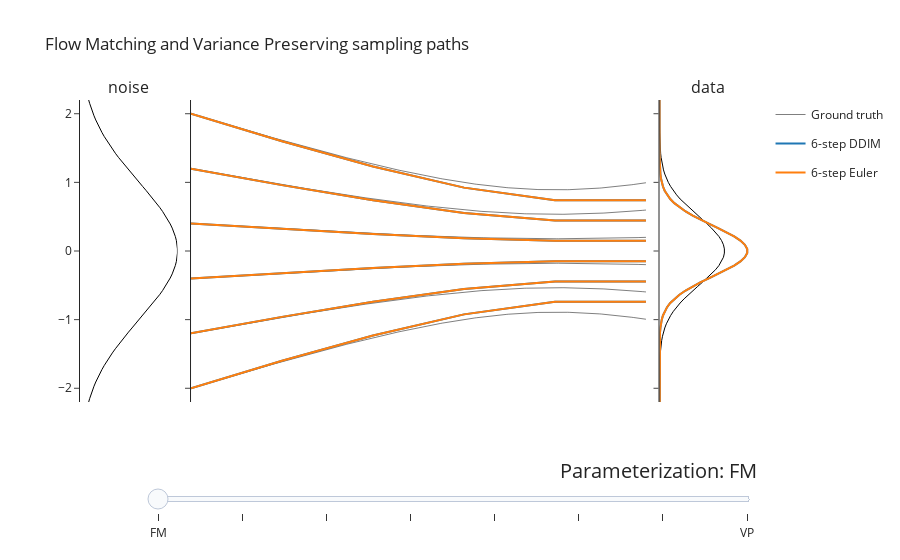

Notebook cell for this chart:
### Code cell
import plotly.graph_objects as go
import numpy as np
from plotly.subplots import make_subplots
import scipy

import jax
from jax import numpy as jnp


variance_preserving = lambda logsnr, t: ((1 + jnp.exp(-logsnr)) ** -0.5, (1 + jnp.exp(logsnr)) ** -0.5)
subvariance = lambda lognsr, t: (1. - t + 1e-9, t)

def interp_alpha_sigma(interp):
  def alpha_sigma(logsnr, t):
    alpha1, sigma1 = variance_preserving(logsnr, t)
    alpha2, sigma2 = subvariance(logsnr, t)
    alpha = interp * alpha1 + (1. - interp) * alpha2
    sigma = interp * sigma1 + (1. - interp) * sigma2
    return alpha, sigma
  return alpha_sigma

def make_plot(x_mean=0., x_var=0.001, alpha_sigmas=(variance_preserving,), title=""):
  int_steps = 6
  n_rows = len(alpha_sigmas)
  # Create figure with subplots
  fig = go.Figure()
  fig = make_subplots(rows=n_rows, cols=3,
                      specs=[[{"type": "scatter"}, {"type": "scatter"}, {"type": "scatter"}],] * n_rows,
                      subplot_titles=['noise', '', 'data'],
                      column_widths=[0.15, 0.7, 0.15],
                      shared_xaxes=False, shared_yaxes=True,
                      horizontal_spacing=0.02, vertical_spacing=0.05)

  ys = jnp.linspace(-3., 3., 100)
  eps_dist = scipy.stats.norm.pdf(ys) / scipy.stats.norm.pdf(0.)
  x_norm = scipy.stats.norm.pdf(0., loc=0., scale=x_var ** 0.5) * 1.5
  x_dist = scipy.stats.norm.pdf(ys, loc=0., scale=x_var ** 0.5) / x_norm


  # Add marginal distributions
  for row in range(1, 1 + n_rows):
    fig.add_trace(go.Scatter(x=eps_dist, y=ys, line=dict(color='black', width=1.), mode='lines', showlegend=False, hoverinfo='skip'), row=row, col=1)
    fig.add_trace(go.Scatter(x=x_dist, y=ys, line=dict(color='black', width=1.), mode='lines', showlegend=False, hoverinfo='skip'), row=row, col=3)


  start_points = jnp.linspace(-2., 2., num=6)
  
  schedule = lambda t: -2. * (jnp.log(t + 1e-6) - jnp.log(1. + 1e-6 - t))
  
  for row, alpha_sigma in zip(range(1, 1 + n_rows), alpha_sigmas):
    tts = jnp.linspace(0., 1., num=256)[::-1]
    ts = tts[:-1]
    ss = tts[1:]
    z = start_points
    zs = [start_points]
    for t, s in zip(ts, ss):
      logsnr_t = schedule(t)
      logsnr_s = schedule(s)
      alpha_t, sigma_t = alpha_sigma(logsnr_t, t)
      alpha_s, sigma_s = alpha_sigma(logsnr_s, s)
      beta2_t = (1 + jnp.exp(-logsnr_t - jnp.log(x_var))) ** -1

      pred_x = beta2_t * (z / alpha_t - x_mean) + x_mean
      pred_eps = (z - alpha_t * pred_x) / sigma_t

      z_s = alpha_s * pred_x + sigma_s * pred_eps
      zs.append(z_s)
      z = z_s

    zs = jnp.stack(zs)

    for i in range(zs.shape[1]):
      fig.add_trace(go.Scatter(x=1. - tts, y=zs[:, i], mode='lines', opacity=0.5, line=dict(color='black', width=1.), showlegend=i == 0 and row == 1, name="Ground truth", legendgroup='ground-truth', hoverinfo='skip'), row=row, col=2)

    tts = jnp.linspace(0., 1., num=int_steps)[::-1]
    ts = tts[:-1]
    ss = tts[1:]
    z = start_points
    zs = [start_points]

    z_mean = 0.
    z_var = 1.

    for t, s in zip(ts, ss):
      logsnr_t = schedule(t)
      logsnr_s = schedule(s)
      alpha_t, sigma_t = alpha_sigma(logsnr_t, t)
      alpha_s, sigma_s = alpha_sigma(logsnr_s, s)
      beta2_t = (1 + jnp.exp(-logsnr_t - jnp.log(x_var))) ** -1
      pred_x = beta2_t * (z / alpha_t - x_mean) + x_mean
      pred_eps = (z - alpha_t * pred_x) / sigma_t 
      z_s = alpha_s * pred_x + sigma_s * pred_eps

      pred_x = beta2_t * (z_mean / alpha_t - x_mean) + x_mean
      pred_eps = (z_mean - alpha_t * pred_x) / sigma_t 
      z_mean = alpha_s * pred_x + sigma_s * pred_eps
      z_var = (alpha_s * beta2_t / alpha_t + sigma_s / sigma_t * (1. - beta2_t)) ** 2. * z_var
      zs.append(z_s)
      z = z_s
    z0_dist = scipy.stats.norm.pdf(ys, loc=z_mean, scale=z_var ** 0.5) / x_norm
    fig.add_trace(go.Scatter(x=z0_dist, y=ys, mode='lines', line=dict(color='#1f77b4', width=2.), showlegend=False, legendgroup='ddim', hoverinfo='skip'), row=row, col=3)

    zs = jnp.stack(zs)

    for i in range(zs.shape[1]):
      fig.add_trace(go.Scatter(x=1. - tts, y=zs[:, i], mode='lines', line=dict(color='#1f77b4', width=2.), showlegend=i == 0 and row == 1, name='6-step DDIM', legendgroup='ddim', hoverinfo='skip'), row=row, col=2)

    tts = jnp.linspace(0., 1., num=int_steps)[::-1]
    ts = tts[:-1]
    ss = tts[1:]
    z = start_points
    zs = [start_points]
    z_mean = 0.
    z_var = 1.

    for t, s in zip(ts, ss):
      logsnr_t = schedule(t)
      logsnr_s = schedule(s)
      (alpha_t, sigma_t), (alpha_dt, sigma_dt) = jax.jvp(lambda t: alpha_sigma(schedule(t), t), (t,), (jnp.ones_like(t),))
      alpha_s, sigma_s = alpha_sigma(logsnr_s, s)
      beta2_t = (1 + jnp.exp(-logsnr_t - jnp.log(x_var))) ** -1
      pred_x = beta2_t * (z / alpha_t - x_mean) + x_mean
      pred_eps = (z - alpha_t * pred_x) / sigma_t
      z_s = z + (alpha_dt * pred_x + sigma_dt * pred_eps) * (s - t)
      pred_x = beta2_t * (z_mean / alpha_t - x_mean) + x_mean
      pred_eps = (z_mean - alpha_t * pred_x) / sigma_t 
      z_mean = z_mean + (alpha_dt * pred_x + sigma_dt * pred_eps) * (s - t)
      z_var = (1. + (alpha_dt * beta2_t / alpha_t + sigma_dt / sigma_t * (1. - beta2_t)) * (s - t)) ** 2. * z_var
      zs.append(z_s)
      z = z_s

    zs = jnp.stack(zs)

    z0_dist = scipy.stats.norm.pdf(ys, loc=z_mean, scale=z_var ** 0.5) / x_norm
    print(z_mean, z_var)
    fig.add_trace(go.Scatter(x=z0_dist, y=ys, mode='lines', line=dict(color='#FF7F0e', width=2.), showlegend=False, legendgroup='euler', hoverinfo='skip'), row=row, col=3)

    for i in range(zs.shape[1]):
      fig.add_trace(go.Scatter(x=1. - tts, y=zs[:, i], mode='lines', line=dict(color='#FF7F0e', width=2.), showlegend=i == 0 and row == 1, name='6-step Euler', legendgroup='euler', hoverinfo='skip'), row=row, col=2)


  # Update layout
  fig.update_layout(
      title=title,
      template='simple_white',
      showlegend=True,
      yaxis=dict(range=[-2.2, 2.2], fixedrange=True),
      yaxis4=dict(range=[-2.2, 2.2], fixedrange=True),
      xaxis1=dict(visible=False, range=[0., 1.]),
      xaxis2=dict(visible=False),
      xaxis3=dict(visible=False, range=[0., 1.]),
      xaxis4=dict(visible=False, range=[0., 1.]),
      xaxis5=dict(visible=False),
      xaxis6=dict(visible=False, range=[0., 1.]),
      
  )
  return fig
title = 'Flow Matching and Variance Preserving sampling paths'

fig = make_plot(x_mean=0., x_var=0.25, alpha_sigmas=[subvariance], title=title)

x_vars = np.linspace(0., 1., 8)
plots = [make_plot(x_mean=0., x_var=0.25, alpha_sigmas=[interp_alpha_sigma(x_var)], title=title) for x_var in x_vars]


sliders_dict = {
    "active": 0,
    "yanchor": "top",
    "xanchor": "left",
    "currentvalue": {
        "font": {"size": 20},
        "prefix": "Parameterization: ",
        "visible": True,
        "xanchor": "right"
    },
    "transition": {"duration": 300, "easing": "cubic-in-out"},
    "pad": {"b": 10, "t": 50},
    "len": 0.9,
    "x": 0.1,
    "y": 0,
    "steps": []
}

for i, x_var in enumerate(x_vars):
    i = str(i)
    step_dict = {"args": [
        [i],
        {"frame": {"duration": 30, "redraw": False},
         "mode": "immediate",
         "transition": {"duration": 30}}
    ],
        "label": '',
        "method": "animate"}
    sliders_dict['steps'].append(step_dict)
sliders_dict['steps'][0]['label'] = 'FM'
sliders_dict['steps'][-1]['label'] = 'VP'

fig.update(frames=[go.Frame(
                        name=str(i),
                        data=plot.data,
                        traces=list(range(len(fig.data)))) # fig.data[1] is updated by each frame
        for i, plot in enumerate(plots)])

fig.update_layout(sliders=[sliders_dict])

fig.show()
print("Straight to a point is not the same as straight between distributions")


fig.write_html('../assets/html/2025-04-28-distill-example/interactive_alpha_sigma.html', include_plotlyjs="cdn")

### Figure 1 — Plotly figure (JSON) as saved in the notebook; plotly's stock layout.template omitted (floating-point values rounded to 4 significant figures; data arrays with more than 128 entries replaced by an {"elided": "..."} marker saying what was removed)
{"data": [{"hoverinfo": "skip", "line": {"color": "black", "width": 1}, "mode": "lines", "showlegend": false, "type": "scatter", "x": [0.01111, 0.0133, 0.01586, 0.01885, 0.02232, 0.02634, 0.03096, 0.03625, 0.0423, 0.04917, 0.05696, 0.06573, 0.07557, 0.08658, 0.09881, 0.1124, 0.1273, 0.1437, 0.1617, 0.1811, 0.2022, 0.225, 0.2494, 0.2753, 0.3029, 0.3321, 0.3627, 0.3947, 0.4279, 0.4622, 0.4974, 0.5334, 0.5698, 0.6065, 0.6432, 0.6797, 0.7155, 0.7505, 0.7844, 0.8167, 0.8473, 0.8757, 0.9019, 0.9253, 0.946, 0.9635, 0.9778, 0.9886, 0.9959, 0.9995, 0.9995, 0.9959, 0.9886, 0.9778, 0.9635, 0.946, 0.9253, 0.9019, 0.8757, 0.8473, 0.8167, 0.7844, 0.7505, 0.7155, 0.6797, 0.6432, 0.6065, 0.5698, 0.5334, 0.4974, 0.4622, 0.4279, 0.3947, 0.3627, 0.3321, 0.3029, 0.2753, 0.2494, 0.225, 0.2022, 0.1811, 0.1617, 0.1437, 0.1273, 0.1124, 0.09881, 0.08658, 0.07557, 0.06573, 0.05696, 0.04917, 0.0423, 0.03625, 0.03096, 0.02634, 0.02232, 0.01885, 0.01586, 0.0133, 0.01111], "xaxis": "x", "y": [-3, -2.939, -2.879, -2.818, -2.758, -2.697, -2.636, -2.576, -2.515, -2.455, -2.394, -2.333, -2.273, -2.212, -2.152, -2.091, -2.03, -1.97, -1.909, -1.848, -1.788, -1.727, -1.667, -1.606, -1.545, -1.485, -1.424, -1.364, -1.303, -1.242, -1.182, -1.121, -1.061, -1, -0.9394, -0.8788, -0.8182, -0.7576, -0.697, -0.6364, -0.5758, -0.5152, -0.4545, -0.3939, -0.3333, -0.2727, -0.2121, -0.1515, -0.09091, -0.0303, 0.0303, 0.09091, 0.1515, 0.2121, 0.2727, 0.3333, 0.3939, 0.4545, 0.5152, 0.5758, 0.6364, 0.697, 0.7576, 0.8182, 0.8788, 0.9394, 1, 1.061, 1.121, 1.182, 1.242, 1.303, 1.364, 1.424, 1.485, 1.545, 1.606, 1.667, 1.727, 1.788, 1.848, 1.909, 1.97, 2.03, 2.091, 2.152, 2.212, 2.273, 2.333, 2.394, 2.455, 2.515, 2.576, 2.636, 2.697, 2.758, 2.818, 2.879, 2.939, 3], "yaxis": "y"}, {"hoverinfo": "skip", "line": {"color": "black", "width": 1}, "mode": "lines", "showlegend": false, "type": "scatter", "x": [1.015e-08, 2.086e-08, 4.222e-08, 8.423e-08, 1.656e-07, 3.207e-07, 6.121e-07, 1.151e-06, 2.134e-06, 3.898e-06, 7.016e-06, 1.244e-05, 2.175e-05, 3.745e-05, 6.356e-05, 0.0001063, 0.0001752, 0.0002845, 0.0004552, 0.0007178, 0.001115, 0.001708, 0.002577, 0.003832, 0.005615, 0.008107, 0.01153, 0.01617, 0.02234, 0.03042, 0.04081, 0.05395, 0.07028, 0.09022, 0.1141, 0.1423, 0.1748, 0.2115, 0.2523, 0.2966, 0.3435, 0.3921, 0.441, 0.4888, 0.5338, 0.5745, 0.6093, 0.6367, 0.6557, 0.6654, 0.6654, 0.6557, 0.6367, 0.6093, 0.5745, 0.5338, 0.4888, 0.441, 0.3921, 0.3435, 0.2966, 0.2523, 0.2115, 0.1748, 0.1423, 0.1141, 0.09022, 0.07028, 0.05395, 0.04081, 0.03042, 0.02234, 0.01617, 0.01153, 0.008107, 0.005615, 0.003832, 0.002577, 0.001708, 0.001115, 0.0007178, 0.0004552, 0.0002845, 0.0001752, 0.0001063, 6.356e-05, 3.745e-05, 2.175e-05, 1.244e-05, 7.016e-06, 3.898e-06, 2.134e-06, 1.151e-06, 6.121e-07, 3.207e-07, 1.656e-07, 8.423e-08, 4.222e-08, 2.086e-08, 1.015e-08], "xaxis": "x3", "y": [-3, -2.939, -2.879, -2.818, -2.758, -2.697, -2.636, -2.576, -2.515, -2.455, -2.394, -2.333, -2.273, -2.212, -2.152, -2.091, -2.03, -1.97, -1.909, -1.848, -1.788, -1.727, -1.667, -1.606, -1.545, -1.485, -1.424, -1.364, -1.303, -1.242, -1.182, -1.121, -1.061, -1, -0.9394, -0.8788, -0.8182, -0.7576, -0.697, -0.6364, -0.5758, -0.5152, -0.4545, -0.3939, -0.3333, -0.2727, -0.2121, -0.1515, -0.09091, -0.0303, 0.0303, 0.09091, 0.1515, 0.2121, 0.2727, 0.3333, 0.3939, 0.4545, 0.5152, 0.5758, 0.6364, 0.697, 0.7576, 0.8182, 0.8788, 0.9394, 1, 1.061, 1.121, 1.182, 1.242, 1.303, 1.364, 1.424, 1.485, 1.545, 1.606, 1.667, 1.727, 1.788, 1.848, 1.909, 1.97, 2.03, 2.091, 2.152, 2.212, 2.273, 2.333, 2.394, 2.455, 2.515, 2.576, 2.636, 2.697, 2.758, 2.818, 2.879, 2.939, 3], "yaxis": "y3"}, {"hoverinfo": "skip", "legendgroup": "ground-truth", "line": {"color": "black", "width": 1}, "mode": "lines", "name": "Ground truth", "opacity": 0.5, "showlegend": true, "type": "scatter", "x": {"elided": "256 float values"}, "xaxis": "x2", "y": {"elided": "256 float values"}, "yaxis": "y2"}, {"hoverinfo": "skip", "legendgroup": "ground-truth", "line": {"color": "black", "width": 1}, "mode": "lines", "name": "Ground truth", "opacity": 0.5, "showlegend": false, "type": "scatter", "x": {"elided": "256 float values"}, "xaxis": "x2", "y": {"elided": "256 float values"}, "yaxis": "y2"}, {"hoverinfo": "skip", "legendgroup": "ground-truth", "line": {"color": "black", "width": 1}, "mode": "lines", "name": "Ground truth", "opacity": 0.5, "showlegend": false, "type": "scatter", "x": {"elided": "256 float values"}, "xaxis": "x2", "y": {"elided": "256 float values"}, "yaxis": "y2"}, {"hoverinfo": "skip", "legendgroup": "ground-truth", "line": {"color": "black", "width": 1}, "mode": "lines", "name": "Ground truth", "opacity": 0.5, "showlegend": false, "type": "scatter", "x": {"elided": "256 float values"}, "xaxis": "x2", "y": {"elided": "256 float values"}, "yaxis": "y2"}, {"hoverinfo": "skip", "legendgroup": "ground-truth", "line": {"color": "black", "width": 1}, "mode": "lines", "name": "Ground truth", "opacity": 0.5, "showlegend": false, "type": "scatter", "x": {"elided": "256 float values"}, "xaxis": "x2", "y": {"elided": "256 float values"}, "yaxis": "y2"}, {"hoverinfo": "skip", "legendgroup": "ground-truth", "line": {"color": "black", "width": 1}, "mode": "lines", "name": "Ground truth", "opacity": 0.5, "showlegend": false, "type": "scatter", "x": {"elided": "256 float values"}, "xaxis": "x2", "y": {"elided": "256 float values"}, "yaxis": "y2"}, {"hoverinfo": "skip", "legendgroup": "ddim", "line": {"color": "#1f77b4", "width": 2}, "mode": "lines", "showlegend": false, "type": "scatter", "x": [4.188e-15, 1.568e-14, 5.713e-14, 2.027e-13, 6.998e-13, 2.352e-12, 7.695e-12, 2.451e-11, 7.598e-11, 2.293e-10, 6.735e-10, 1.926e-09, 5.361e-09, 1.453e-08, 3.831e-08, 9.836e-08, 2.458e-07, 5.98e-07, 1.416e-06, 3.264e-06, 7.324e-06, 1.6e-05, 3.401e-05, 7.039e-05, 0.0001418, 0.0002781, 0.0005309, 0.0009865, 0.001784, 0.003142, 0.005385, 0.008984, 0.01459, 0.02306, 0.03549, 0.05317, 0.07752, 0.11, 0.152, 0.2045, 0.2677, 0.3411, 0.4232, 0.511, 0.6006, 0.6872, 0.7654, 0.8298, 0.8758, 0.8997, 0.8997, 0.8758, 0.8298, 0.7654, 0.6872, 0.6006, 0.511, 0.4232, 0.3411, 0.2677, 0.2045, 0.152, 0.11, 0.07752, 0.05317, 0.03549, 0.02306, 0.01459, 0.008984, 0.005385, 0.003142, 0.001784, 0.0009865, 0.0005309, 0.0002781, 0.0001418, 7.039e-05, 3.401e-05, 1.6e-05, 7.324e-06, 3.264e-06, 1.416e-06, 5.98e-07, 2.458e-07, 9.836e-08, 3.831e-08, 1.453e-08, 5.361e-09, 1.926e-09, 6.735e-10, 2.293e-10, 7.598e-11, 2.451e-11, 7.695e-12, 2.352e-12, 6.998e-13, 2.027e-13, 5.713e-14, 1.568e-14, 4.188e-15], "xaxis": "x3", "y": [-3, -2.939, -2.879, -2.818, -2.758, -2.697, -2.636, -2.576, -2.515, -2.455, -2.394, -2.333, -2.273, -2.212, -2.152, -2.091, -2.03, -1.97, -1.909, -1.848, -1.788, -1.727, -1.667, -1.606, -1.545, -1.485, -1.424, -1.364, -1.303, -1.242, -1.182, -1.121, -1.061, -1, -0.9394, -0.8788, -0.8182, -0.7576, -0.697, -0.6364, -0.5758, -0.5152, -0.4545, -0.3939, -0.3333, -0.2727, -0.2121, -0.1515, -0.09091, -0.0303, 0.0303, 0.09091, 0.1515, 0.2121, 0.2727, 0.3333, 0.3939, 0.4545, 0.5152, 0.5758, 0.6364, 0.697, 0.7576, 0.8182, 0.8788, 0.9394, 1, 1.061, 1.121, 1.182, 1.242, 1.303, 1.364, 1.424, 1.485, 1.545, 1.606, 1.667, 1.727, 1.788, 1.848, 1.909, 1.97, 2.03, 2.091, 2.152, 2.212, 2.273, 2.333, 2.394, 2.455, 2.515, 2.576, 2.636, 2.697, 2.758, 2.818, 2.879, 2.939, 3], "yaxis": "y3"}, {"hoverinfo": "skip", "legendgroup": "ddim", "line": {"color": "#1f77b4", "width": 2}, "mode": "lines", "name": "6-step DDIM", "showlegend": true, "type": "scatter", "x": [0, 0.2, 0.4, 0.6, 0.8, 1], "xaxis": "x2", "y": [-2, -1.6, -1.231, -0.9231, -0.7385, -0.7385], "yaxis": "y2"}, {"hoverinfo": "skip", "legendgroup": "ddim", "line": {"color": "#1f77b4", "width": 2}, "mode": "lines", "name": "6-step DDIM", "showlegend": false, "type": "scatter", "x": [0, 0.2, 0.4, 0.6, 0.8, 1], "xaxis": "x2", "y": [-1.2, -0.9601, -0.7385, -0.5539, -0.4431, -0.4431], "yaxis": "y2"}, {"hoverinfo": "skip", "legendgroup": "ddim", "line": {"color": "#1f77b4", "width": 2}, "mode": "lines", "name": "6-step DDIM", "showlegend": false, "type": "scatter", "x": [0, 0.2, 0.4, 0.6, 0.8, 1], "xaxis": "x2", "y": [-0.4, -0.32, -0.2462, -0.1846, -0.1477, -0.1477], "yaxis": "y2"}, {"hoverinfo": "skip", "legendgroup": "ddim", "line": {"color": "#1f77b4", "width": 2}, "mode": "lines", "name": "6-step DDIM", "showlegend": false, "type": "scatter", "x": [0, 0.2, 0.4, 0.6, 0.8, 1], "xaxis": "x2", "y": [0.4, 0.32, 0.2462, 0.1846, 0.1477, 0.1477], "yaxis": "y2"}, {"hoverinfo": "skip", "legendgroup": "ddim", "line": {"color": "#1f77b4", "width": 2}, "mode": "lines", "name": "6-step DDIM", "showlegend": false, "type": "scatter", "x": [0, 0.2, 0.4, 0.6, 0.8, 1], "xaxis": "x2", "y": [1.2, 0.9601, 0.7385, 0.5539, 0.4431, 0.4431], "yaxis": "y2"}, {"hoverinfo": "skip", "legendgroup": "ddim", "line": {"color": "#1f77b4", "width": 2}, "mode": "lines", "name": "6-step DDIM", "showlegend": false, "type": "scatter", "x": [0, 0.2, 0.4, 0.6, 0.8, 1], "xaxis": "x2", "y": [2, 1.6, 1.231, 0.9231, 0.7385, 0.7385], "yaxis": "y2"}, {"hoverinfo": "skip", "legendgroup": "euler", "line": {"color": "#FF7F0e", "width": 2}, "mode": "lines", "showlegend": false, "type": "scatter", "x": [4.188e-15, 1.568e-14, 5.713e-14, 2.027e-13, 6.998e-13, 2.352e-12, 7.695e-12, 2.451e-11, 7.598e-11, 2.293e-10, 6.736e-10, 1.926e-09, 5.361e-09, 1.453e-08, 3.831e-08, 9.836e-08, 2.458e-07, 5.98e-07, 1.416e-06, 3.264e-06, 7.324e-06, 1.6e-05, 3.401e-05, 7.039e-05, 0.0001418, 0.0002781, 0.0005309, 0.0009865, 0.001784, 0.003142, 0.005385, 0.008984, 0.01459, 0.02306, 0.03549, 0.05317, 0.07752, 0.11, 0.152, 0.2045, 0.2677, 0.3411, 0.4232, 0.511, 0.6006, 0.6872, 0.7654, 0.8298, 0.8758, 0.8997, 0.8997, 0.8758, 0.8298, 0.7654, 0.6872, 0.6006, 0.511, 0.4232, 0.3411, 0.2677, 0.2045, 0.152, 0.11, 0.07752, 0.05317, 0.03549, 0.02306, 0.01459, 0.008984, 0.005385, 0.003142, 0.001784, 0.0009865, 0.0005309, 0.0002781, 0.0001418, 7.039e-05, 3.401e-05, 1.6e-05, 7.324e-06, 3.264e-06, 1.416e-06, 5.98e-07, 2.458e-07, 9.836e-08, 3.831e-08, 1.453e-08, 5.361e-09, 1.926e-09, 6.736e-10, 2.293e-10, 7.598e-11, 2.451e-11, 7.695e-12, 2.352e-12, 6.998e-13, 2.027e-13, 5.713e-14, 1.568e-14, 4.188e-15], "xaxis": "x3", "y": [-3, -2.939, -2.879, -2.818, -2.758, -2.697, -2.636, -2.576, -2.515, -2.455, -2.394, -2.333, -2.273, -2.212, -2.152, -2.091, -2.03, -1.97, -1.909, -1.848, -1.788, -1.727, -1.667, -1.606, -1.545, -1.485, -1.424, -1.364, -1.303, -1.242, -1.182, -1.121, -1.061, -1, -0.9394, -0.8788, -0.8182, -0.7576, -0.697, -0.6364, -0.5758, -0.5152, -0.4545, -0.3939, -0.3333, -0.2727, -0.2121, -0.1515, -0.09091, -0.0303, 0.0303, 0.09091, 0.1515, 0.2121, 0.2727, 0.3333, 0.3939, 0.4545, 0.5152, 0.5758, 0.6364, 0.697, 0.7576, 0.8182, 0.8788, 0.9394, 1, 1.061, 1.121, 1.182, 1.242, 1.303, 1.364, 1.424, 1.485, 1.545, 1.606, 1.667, 1.727, 1.788, 1.848, 1.909, 1.97, 2.03, 2.091, 2.152, 2.212, 2.273, 2.333, 2.394, 2.455, 2.515, 2.576, 2.636, 2.697, 2.758, 2.818, 2.879, 2.939, 3], "yaxis": "y3"}, {"hoverinfo": "skip", "legendgroup": "euler", "line": {"color": "#FF7F0e", "width": 2}, "mode": "lines", "name": "6-step Euler", "showlegend": true, "type": "scatter", "x": [0, 0.2, 0.4, 0.6, 0.8, 1], "xaxis": "x2", "y": [-2, -1.6, -1.231, -0.9231, -0.7385, -0.7385], "yaxis": "y2"}, {"hoverinfo": "skip", "legendgroup": "euler", "line": {"color": "#FF7F0e", "width": 2}, "mode": "lines", "name": "6-step Euler", "showlegend": false, "type": "scatter", "x": [0, 0.2, 0.4, 0.6, 0.8, 1], "xaxis": "x2", "y": [-1.2, -0.9601, -0.7385, -0.5539, -0.4431, -0.4431], "yaxis": "y2"}, {"hoverinfo": "skip", "legendgroup": "euler", "line": {"color": "#FF7F0e", "width": 2}, "mode": "lines", "name": "6-step Euler", "showlegend": false, "type": "scatter", "x": [0, 0.2, 0.4, 0.6, 0.8, 1], "xaxis": "x2", "y": [-0.4, -0.32, -0.2462, -0.1846, -0.1477, -0.1477], "yaxis": "y2"}, {"hoverinfo": "skip", "legendgroup": "euler", "line": {"color": "#FF7F0e", "width": 2}, "mode": "lines", "name": "6-step Euler", "showlegend": false, "type": "scatter", "x": [0, 0.2, 0.4, 0.6, 0.8, 1], "xaxis": "x2", "y": [0.4, 0.32, 0.2462, 0.1846, 0.1477, 0.1477], "yaxis": "y2"}, {"hoverinfo": "skip", "legendgroup": "euler", "line": {"color": "#FF7F0e", "width": 2}, "mode": "lines", "name": "6-step Euler", "showlegend": false, "type": "scatter", "x": [0, 0.2, 0.4, 0.6, 0.8, 1], "xaxis": "x2", "y": [1.2, 0.9601, 0.7385, 0.5539, 0.4431, 0.4431], "yaxis": "y2"}, {"hoverinfo": "skip", "legendgroup": "euler", "line": {"color": "#FF7F0e", "width": 2}, "mode": "lines", "name": "6-step Euler", "showlegend": false, "type": "scatter", "x": [0, 0.2, 0.4, 0.6, 0.8, 1], "xaxis": "x2", "y": [2, 1.6, 1.231, 0.9231, 0.7385, 0.7385], "yaxis": "y2"}], "layout": {"annotations": [{"font": {"size": 16}, "showarrow": false, "text": "noise", "x": 0.072, "xanchor": "center", "xref": "paper", "y": 1, "yanchor": "bottom", "yref": "paper"}, {"font": {"size": 16}, "showarrow": false, "text": "data", "x": 0.928, "xanchor": "center", "xref": "paper", "y": 1, "yanchor": "bottom", "yref": "paper"}], "showlegend": true, "sliders": [{"active": 0, "currentvalue": {"font": {"size": 20}, "prefix": "Parameterization: ", "visible": true, "xanchor": "right"}, "len": 0.9, "pad": {"b": 10, "t": 50}, "steps": [{"args": [["0"], {"frame": {"duration": 30, "redraw": false}, "mode": "immediate", "transition": {"duration": 30}}], "label": "FM", "method": "animate"}, {"args": [["1"], {"frame": {"duration": 30, "redraw": false}, "mode": "immediate", "transition": {"duration": 30}}], "label": "", "method": "animate"}, {"args": [["2"], {"frame": {"duration": 30, "redraw": false}, "mode": "immediate", "transition": {"duration": 30}}], "label": "", "method": "animate"}, {"args": [["3"], {"frame": {"duration": 30, "redraw": false}, "mode": "immediate", "transition": {"duration": 30}}], "label": "", "method": "animate"}, {"args": [["4"], {"frame": {"duration": 30, "redraw": false}, "mode": "immediate", "transition": {"duration": 30}}], "label": "", "method": "animate"}, {"args": [["5"], {"frame": {"duration": 30, "redraw": false}, "mode": "immediate", "transition": {"duration": 30}}], "label": "", "method": "animate"}, {"args": [["6"], {"frame": {"duration": 30, "redraw": false}, "mode": "immediate", "transition": {"duration": 30}}], "label": "", "method": "animate"}, {"args": [["7"], {"frame": {"duration": 30, "redraw": false}, "mode": "immediate", "transition": {"duration": 30}}], "label": "VP", "method": "animate"}], "transition": {"duration": 300, "easing": "cubic-in-out"}, "x": 0.1, "xanchor": "left", "y": 0, "yanchor": "top"}], "title": {"text": "Flow Matching and Variance Preserving sampling paths"}, "xaxis": {"anchor": "y", "domain": [0, 0.144], "range": [0, 1], "visible": false}, "xaxis2": {"anchor": "y2", "domain": [0.164, 0.836], "visible": false}, "xaxis3": {"anchor": "y3", "domain": [0.856, 1], "range": [0, 1], "visible": false}, "xaxis4": {"range": [0, 1], "visible": false}, "xaxis5": {"visible": false}, "xaxis6": {"range": [0, 1], "visible": false}, "yaxis": {"anchor": "x", "domain": [0, 1], "fixedrange": true, "range": [-2.2, 2.2]}, "yaxis2": {"anchor": "x2", "domain": [0, 1], "matches": "y", "showticklabels": false}, "yaxis3": {"anchor": "x3", "domain": [0, 1], "matches": "y", "showticklabels": false}, "yaxis4": {"fixedrange": true, "range": [-2.2, 2.2]}}}
